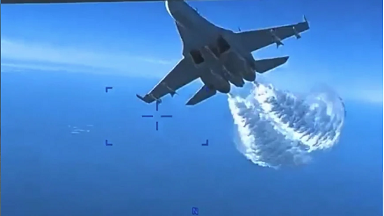
#> input picture test_img.png, 384 x 216 px
$ python 4_.py
#> lines starting #> are read from the running program, lines starting #| are printed output that depends on the picture
import matplotlib.pyplot as plt
import numpy as np
from numpy import fft

import math
from cv2 import cv2

plt.rcParams['font.sans-serif'] = ['SimHei']
plt.rcParams['axes.unicode_minus'] = False


def make_PSF(kernel_size=15, angle=60):
    PSF = np.diag(np.ones(kernel_size))  # 初始模糊核的方向是-45度
    angle = angle + 45  # 抵消-45度的影响
    M = cv2.getRotationMatrix2D((kernel_size / 2, kernel_size / 2), angle, 1)  # 生成旋转算子
    PSF = cv2.warpAffine(PSF, M, (kernel_size, kernel_size), flags=cv2.INTER_LINEAR)  # 实现旋转变换
    PSF = PSF / PSF.sum()  # 使模糊核的权重和为1
    return PSF


# 此函数扩展PSF0，使之与image0一样大小
def extension_PSF(image0, PSF0):
    [img_h, img_w] = image0.shape
    [h, w] = PSF0.shape
    PSF = np.zeros((img_h, img_w))
    PSF[0:h, 0:w] = PSF0
    return PSF


# 在频域对图片进行运动模糊
def make_blurred(input, PSF, eps):
    input_fft = np.fft.fft2(input)  # 对输入图像进行傅里叶变换
    PSF_fft = np.fft.fft2(PSF) + eps  # 对运动模糊核进行傅里叶变换，并加上一个很小的数
    blurred = np.fft.ifft2(input_fft * PSF_fft)  # 在频域进行运动模糊
    blurred = np.abs(blurred)
    return blurred


def inverse(input, PSF, eps):  # 逆滤波
    input_fft = np.fft.fft2(input)  # 对退化图像进行傅里叶变换
    PSF_fft = np.fft.fft2(PSF) + eps  # 对运动模糊核进行傅里叶变换，并加上一个很小的数
    Output_fft = input_fft / PSF_fft  # 在频域进行逆滤波
    result = np.fft.ifft2(Output_fft)  # 进行傅里叶反变换
    result = np.abs(result)
    return result


def wiener(input, PSF, eps, K=0.01):  # 维纳滤波
    input_fft = np.fft.fft2(input)
    PSF_fft = np.fft.fft2(PSF)
    PSF_fft_1 = (np.conj(PSF_fft) / (np.abs(PSF_fft) ** 2 + K)) * input_fft  # 根据公式写就够了
    result = np.fft.ifft2(PSF_fft_1)
    result = np.abs(result)
    return result


if __name__ == "__main__":
    image = cv2.imread('test_img.png')  # 这是你要搞得图片
#> image is the input picture: shape (216, 384, 3); mean B, G, R 205.4, 134.3, 72.9
    image = cv2.cvtColor(image, cv2.COLOR_BGR2GRAY)
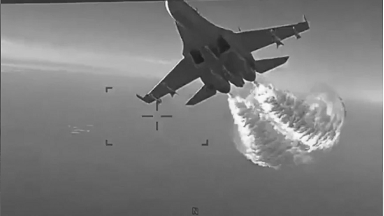
#> image: shape (216, 384); min 29, max 254, mean 124
    plt.figure(figsize=(8, 6))
    plt.subplot(221)
    plt.imshow(image, 'gray')
    plt.title('原图')

    eps = 1e-3
    # 进行运动模糊处理
    PSF = make_PSF(15, 60)
    # 扩展PSF，使其与图像一样大小
    PSF = extension_PSF(image, PSF)
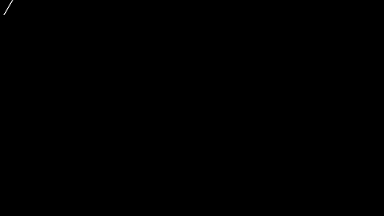
#> PSF: shape (216, 384) float64; min 0, max 0.0614, mean 1.21e-05; drawn with min black and max white
    blurred = make_blurred(image, PSF, eps)  # 在频域对图像进行运动模糊
#> in make_blurred, `blurred = np.abs(blurred)`:
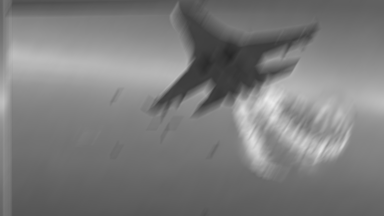
#> blurred: shape (216, 384) float64; min 38.97, max 234.8, mean 124.2

    # 添加噪声,standard_normal产生随机的函数
    blurred_noisy = blurred + 0.1 * blurred.std() * \
                    np.random.standard_normal(blurred.shape)
    # numpy.random.normal(loc=0.0, scale=1.0, size=None)

    plt.subplot(222)
    plt.axis("off")
    plt.gray(), plt.title("motion & noisy blurred"), plt.imshow(blurred_noisy)  # 显示添加噪声且运动模糊的图像

    result = inverse(blurred_noisy, PSF, eps)  # 对添加噪声的图像进行逆滤波
#> in inverse, `result = np.abs(result)`:
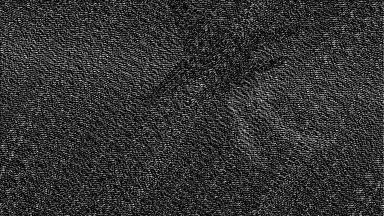
#> result: shape (216, 384) float64; min 0.000486, max 791.4, mean 160.6; drawn with min black and max white
    plt.subplot(223)
    plt.axis("off"), plt.title("inverse deblurred"), plt.imshow(result)

    result = wiener(blurred_noisy, PSF, eps, K=0.01)  # 对添加噪声的图像进行维纳滤波
#> in wiener, `result = np.abs(result)`:
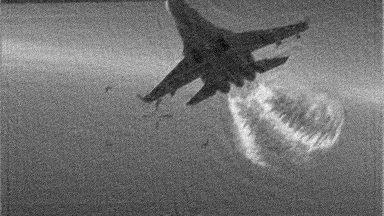
#> result: shape (216, 384) float64; min 7.51, max 267.9, mean 122.9; drawn with min black and max white
    plt.subplot(224)
    plt.axis("off"), plt.title("wiener deblurred(k=0.01)"), plt.imshow(result)

plt.show()

$ run again, with Ch8_F5_PyTorch.png copied over test_img.png
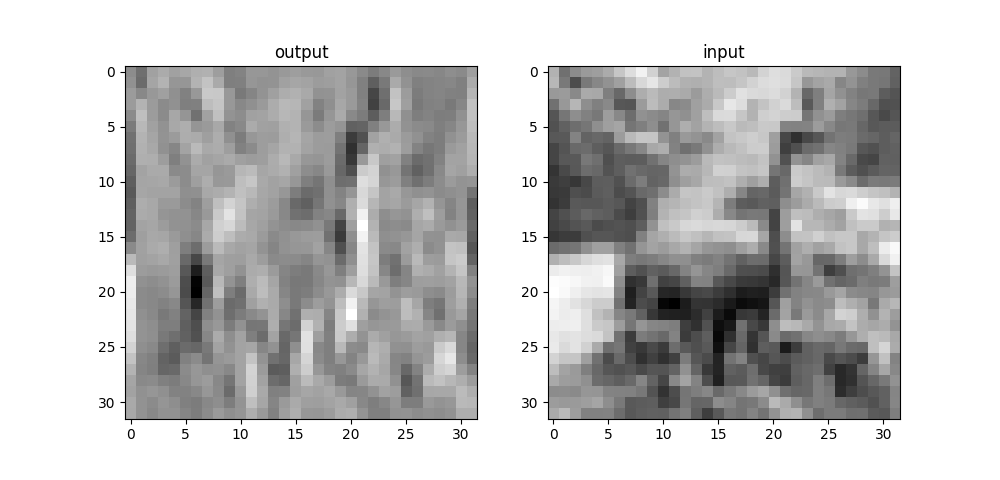
#> input picture Ch8_F5_PyTorch.png, 1000 x 480 px
#> image is the input picture: shape (480, 1000, 3); min 0, max 255, mean 194.6
#> image: shape (480, 1000)
#> `blurred_noisy = blurred + 0.1 * blurred.std() * \ np.random.standard_n..`:
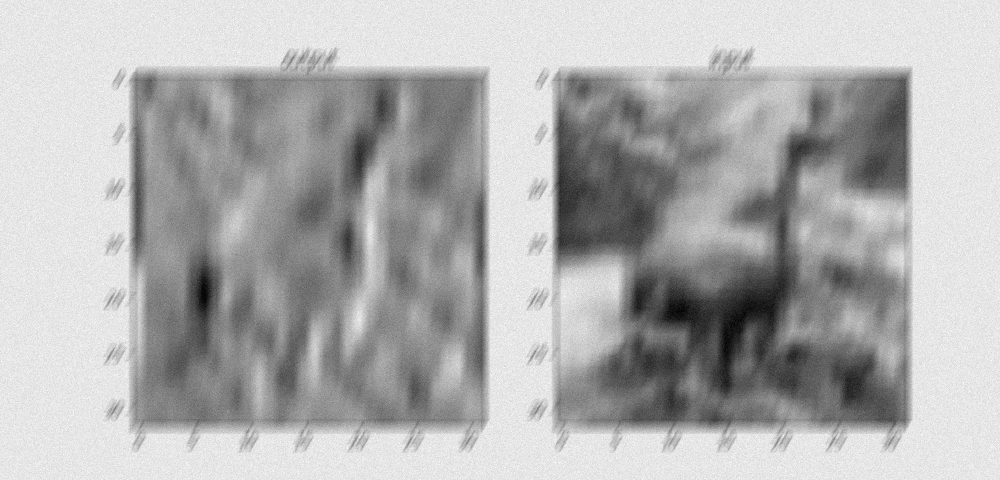
#> blurred_noisy: shape (480, 1000) float64; min -4.5, max 282.9, mean 194.8; drawn with min black and max white
#> in wiener, `result = np.abs(result)`:
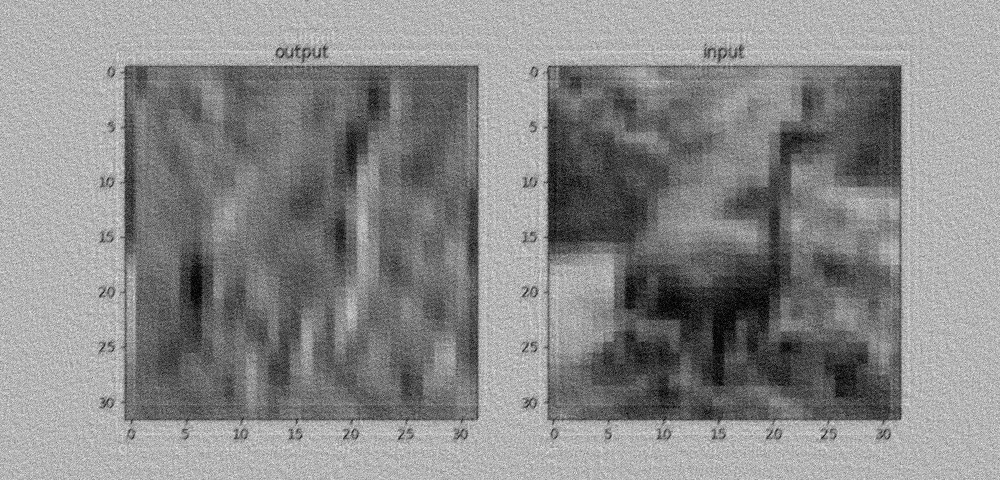
#> result: shape (480, 1000) float64; min 0.0196, max 358, mean 192.9; drawn with min black and max white

$ run again, with PyTorch.png copied over test_img.png
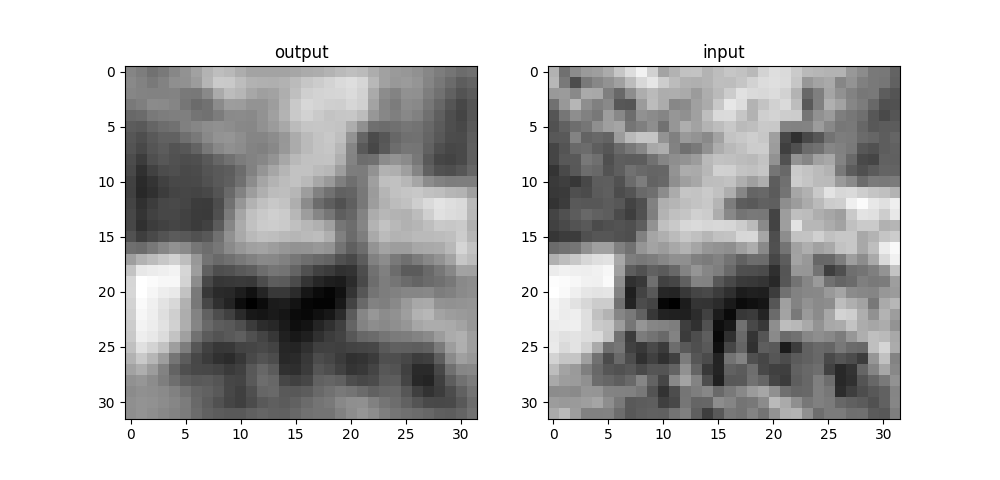
#> input picture PyTorch.png, 1000 x 480 px
#> image is the input picture: shape (480, 1000, 3); min 0, max 255, mean 187.9
#> image: shape (480, 1000)
#> `blurred_noisy = blurred + 0.1 * blurred.std() * \ np.random.standard_n..`:
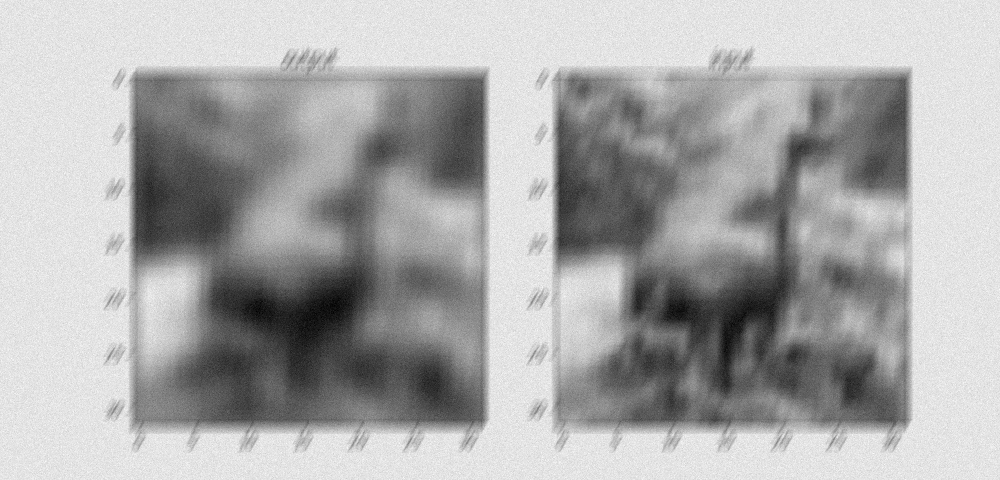
#> blurred_noisy: shape (480, 1000) float64; min -13.54, max 286.9, mean 188.2; drawn with min black and max white
#> in wiener, `result = np.abs(result)`:
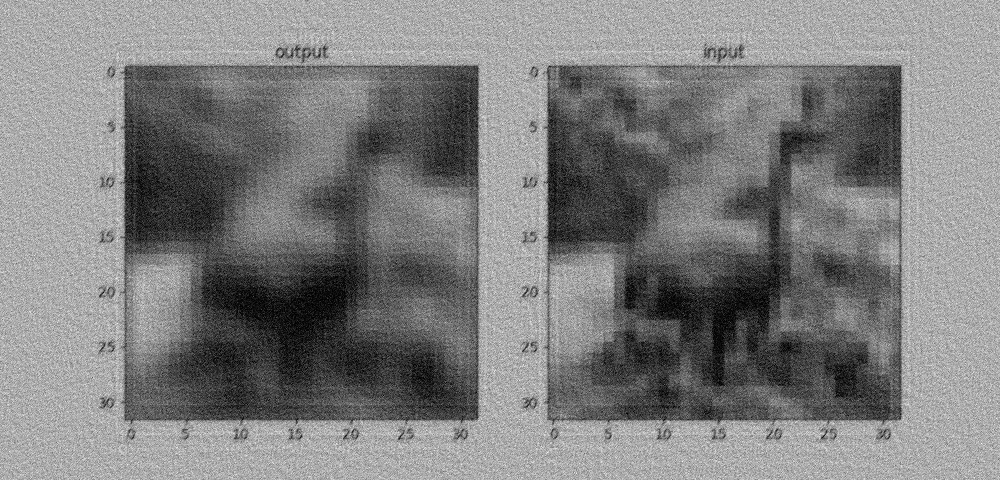
#> result: shape (480, 1000) float64; min 0.0021, max 373.3, mean 186.4; drawn with min black and max white
